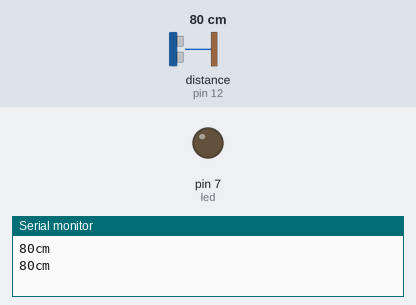
Simulated run of this sketch. Board: Arduino Uno, built with avr-gcc and run on an emulated ATmega328P. Parts: output pins drawn as LEDs (lit = HIGH), the last lines printed to the serial monitor. The test bench sets the inputs (shaded band); at power-on: distance to the obstacle (sensor on pin 12) 80 cm. The echo pulse lasts 58.3 µs per cm.

Above: at 2.2 s.
2.3 s: distance to the obstacle (sensor on pin 12) set to 23 cm
4.2 s: distance to the obstacle (sensor on pin 12) set to 18 cm
At 6.1 s:
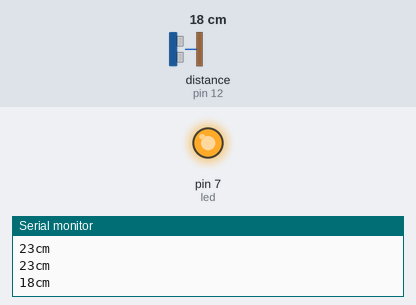
6.6 s: distance to the obstacle (sensor on pin 12) set to 35 cm
At 8.3 s:
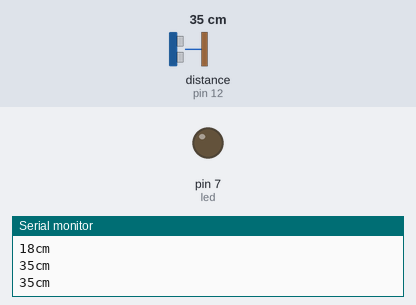
8.6 s: distance to the obstacle (sensor on pin 12) set to 2 cm
At 9.5 s:
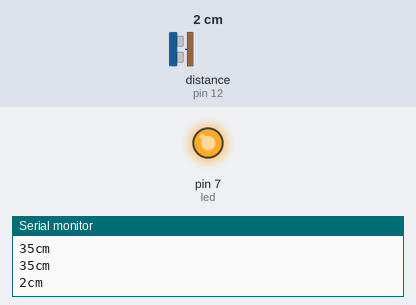
Timing chart, 0 to 11.6 s (numbered marks = the images above; inputs shaded):
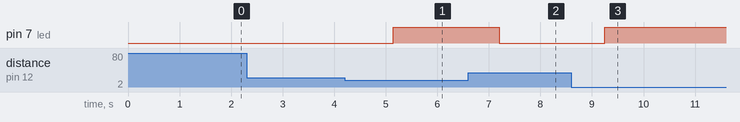

Measured:
- the behaviour switches between 21 and 20 cm on distance to the obstacle (sensor on pin 12) (found by bisection; images 0 and 1)
- after the input at 4.2 s, pin 7 (led): LOW → HIGH after 0.94 s
- after the input at 6.6 s, pin 7 (led): HIGH → LOW after 0.60 s
- after the input at 8.6 s, pin 7 (led): LOW → HIGH after 0.65 s

The sketch:

sr04.ino
```cpp
#include "SR04.h"
#define TRIG_PIN 12
#define ECHO_PIN 11
#define led 7

SR04 sr04 = SR04(ECHO_PIN,TRIG_PIN);
long a;

void setup() {
  pinMode(led, OUTPUT);
   Serial.begin(9600);
   delay(1000);
}

void loop() {
   a=sr04.Distance();
   Serial.print(a);
   Serial.println("cm");
 if(a<=20)

{
   digitalWrite(led, HIGH);

}
else { digitalWrite(led, LOW);}
   delay(1000);

}
```
